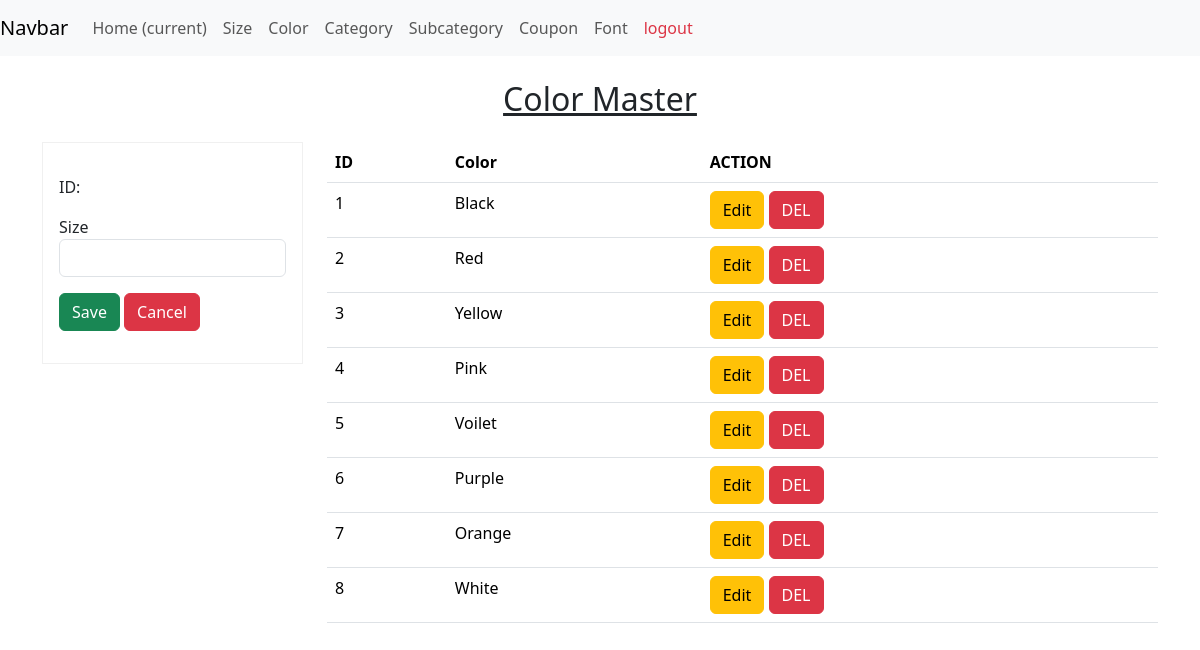
Screenshot of /color/ with the database file from the repository.
### custome_app/models.py (models this page shows, shortened)
class Color(models.Model):
    name = models.CharField(max_length=50, unique=True, null=False, blank=False)

### custome_app/views.py (the view, shortened to what this page needs)
# urls.py: path('color/', ColorView.as_view(), name='color_view_url'),
class ColorView(views.View):
    def get(self, request, pk=None):
        context = {}
        template_name = 'admin_function/color.html'
        colors = Color.objects.all()
        context['colors'] = colors
        if pk:
            color = colors.filter(id=pk)
            if str(request.path).endswith('/delete/'):
                context['del_color'] = color[0] if color.exists() else None
            else:
                context['color'] = color[0] if color.exists() else None
        return render(request, template_name, context)

### templates/admin_function/color.html (shortened to what this page needs)
{% extends 'custome_app/admin_hompage.html' %}
{% block main %}
<div class="container mt-4">
    <div class="row">
        <div class="col-12 mb-3">
            <h2 style="text-align: center;"><u>Color Master</u></h2>
        </div>
        <div class="col-3">
            {% if del_color %}
                <form method="post" style="border: 1px solid rgb(230,230,230);">
                    {% csrf_token %}
                    <h3 style="color:red;"> Are you sure to delete this record?</h3>
                    <input type="hidden" value="{{ del_color.id}}" name="id">
                    <input type="submit" class="btn btn-danger" value="DELETE"/>
                    <a class="btn btn-info" href="{% url 'color_view_url' %}">CANCEL</a>
                </form>
            {% else %}
                <form method="post" class="p-3" style="border:1px solid rgb(240,240,240);">
                    <div class="mb-3 mt-3">
                        <label>ID: <b>{{color.id}}</b></label>
                    </div>
                    <div class="mb-3 mt-3">
                        <label>Size</label>
                        <input type="text" class="form-control" name="name" value="{{color.name}}" />
                    </div>
                    <div class="mb-3 mt-3">
                        <button type="submit" class="btn btn-success">Save</button>
                        <button type="reset" class="btn btn-danger">Cancel</button>
                    </div>
                </form>
            {% endif %}
        </div>
        <div class="col-9">
            <table class="table table-stripped">
                <thead style="">
                    <tr>
                        <th>ID</th>
                        <th>Color</th>
                        <th>ACTION</th>
                    </tr>
                </thead>
                <tbody>
                    {% for color in colors %}
                    <tr>
                        <td>{{ forloop.counter }}</td>
                        <td>{{ color.name }}</td>
                        <td>
                            <a class="btn btn-warning" href="{% url 'color_view_edit_url' color.id %}">Edit</a>
                            <a class="btn btn-danger" href="{% url 'color_view_delete_url' color.id %}">DEL</a>
                        </td>
                    </tr>
                    {% endfor %}
                </tbody>
            </table>
        </div>
    </div>
</div>
{% endblock %}

### rows the page displays
Color: name "Black"
Color: name "Red"
Color: name "Yellow"
Color: name "Pink"
Color: name "Voilet"
Color: name "Purple"
Color: name "Orange"
Color: name "White"
